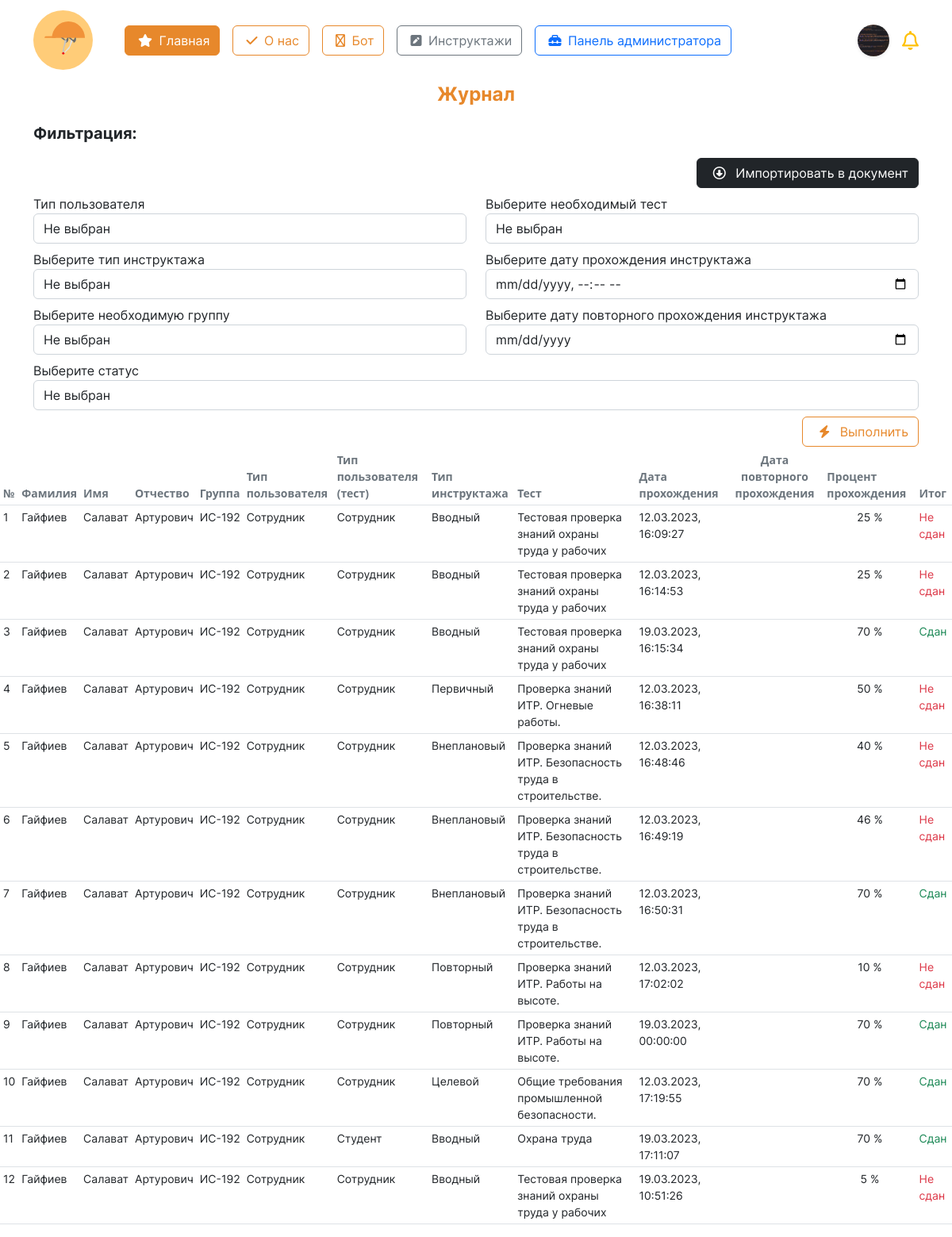
/account/journal/ (signed in), run on an earlier commit of the app's database.
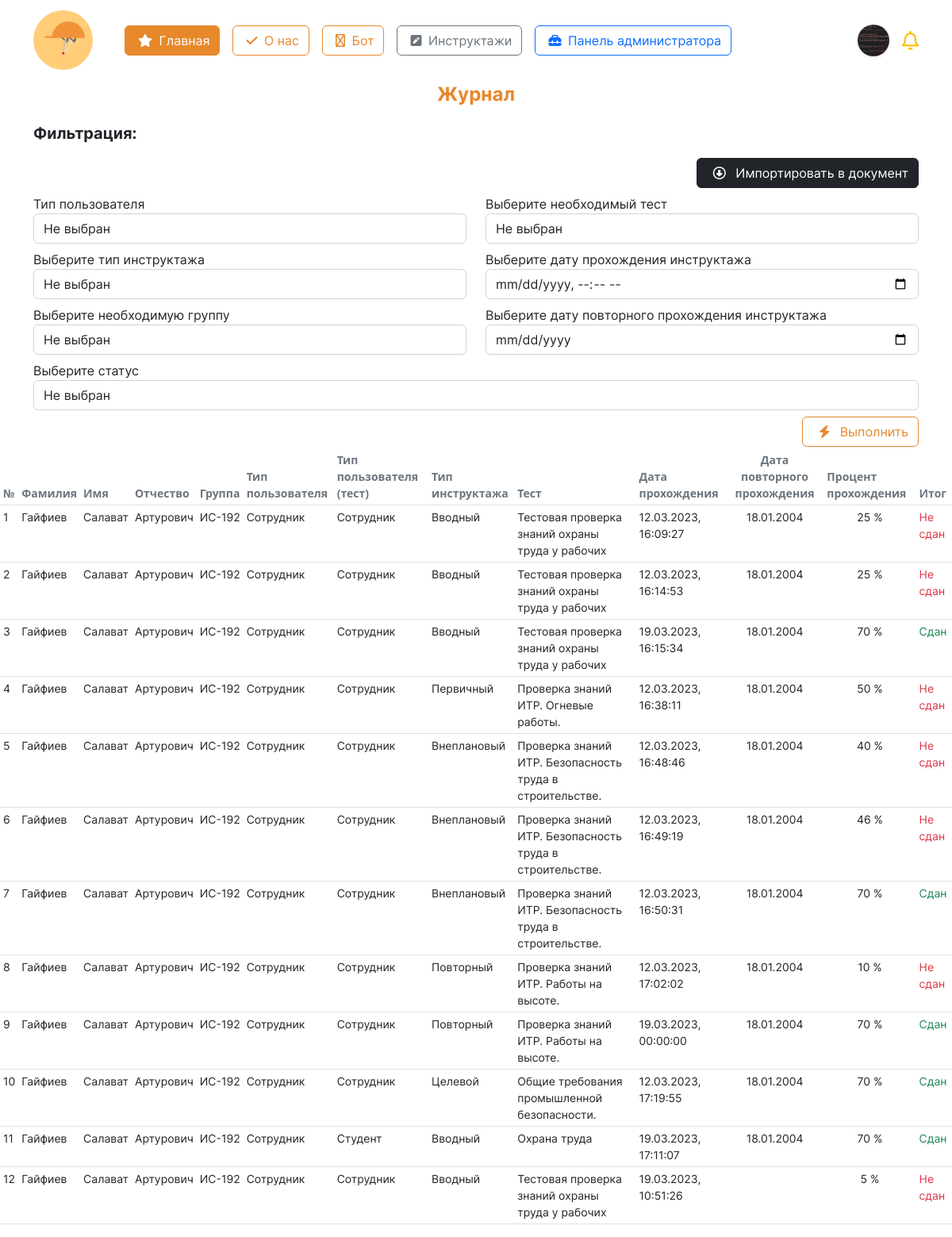
And on a later commit of the database.
### initru/models.py (models this page shows, shortened)
class res(models.Model):
    user  = models.ForeignKey( CustomUser, on_delete=models.CASCADE, verbose_name='Пользователь')
    instruction  = models.ForeignKey( inst, on_delete=models.CASCADE, verbose_name='Инструктаж')
    quiz = models.ForeignKey(test, on_delete=models.CASCADE, verbose_name= 'Тест')
    date_instruction = models.DateTimeField( 'Дата прохождения инструктажа')
    date_instruction_end = models.DateField('Повторное прохождение', null=True)
    result = models.IntegerField( 'Результат в %')
    mark = models.CharField('Прошел', max_length=255)
    class Meta:
        verbose_name = 'Результат'
        verbose_name_plural = 'Результаты'

class CustomUser(AbstractUser):  # custom user for Users with django
    gen = (
        ('m', 'Мужской'),
        ('j', 'Женский')
    )
    patronymic = models.CharField(
        'Отчество',
        max_length=250,
    )
    gender = models.CharField(
        'Пол', choices=gen,
        max_length=3, null=True,
    )
    birthday_date = models.DateField(
        'Дата рождения', null=True,
    )
    region  = models.ForeignKey(
        Region, on_delete=models.CASCADE,
        null=True, verbose_name='Регион',
    )
    city  = ChainedForeignKey(
        City,
        chained_field='region',
        chained_model_field="region",
        show_all=False,
        auto_choose=True,
        null=True,
        sort=True, verbose_name = 'Город')
    street  = models.ForeignKey(
        Street, on_delete=models.CASCADE,
        null=True, verbose_name='Улица',
    )
    house = models.IntegerField(
        "Номер дома", null=True,
    )
    flat = models.IntegerField(
        'Этаж', null=True,
    )
    avatar = models.ImageField(
        'Изображение пользователя',
        upload_to='images/users/',
        null=True,
        blank=True,
    )
    phone_number = models.CharField(
        'Номер телефона', max_length=20,unique=True,
        blank=False, null=True,
    )
    type_user  = models.ForeignKey(
        typeuser, on_delete=models.CASCADE,
        verbose_name='Тип пользователя', null=True,
    )
    groupStud  = models.ForeignKey(
        Groups, on_delete=models.CASCADE,
        verbose_name='Группа', null=True,
        blank=True
    )
    role  = models.ForeignKey(
        role, on_delete=models.CASCADE,
        null=True, verbose_name='Роль',
    )
    date_end = models.DateField(
        'Дата завершения зачисления',
        null=True,
    )

class Groups(models.Model):
    name_group = models.CharField(
        'Название группы',
        max_length=8
    )
    special  = models.ForeignKey(
        Spec, on_delete=models.CASCADE,
        null=False, verbose_name='Специальность'
    )
    class Meta:
        verbose_name = 'Группа'
        verbose_name_plural = 'Группы'
    def __str__(self):
        return f'{self.name_group}'

class typeuser(models.Model):
    name_type_user = models.CharField(
        "Название типа пользователя",
        max_length=15
    )
    class Meta:
        verbose_name = 'Тип пользователя'
        verbose_name_plural = 'Тип пользователей'
    def __str__(self):
        return f'{self.name_type_user}'

class test(models.Model):
    instruction = models.ForeignKey( inst, on_delete=models.CASCADE, verbose_name='Инструктаж' )
    name_test = models.CharField( 'Название теста инструктажа', max_length=125 )
    number_of_questions = models.IntegerField('Количество вопросов') ##
    time = models.IntegerField('Ограничение по времени') ##
    required_score_to_pass = models.IntegerField('Рекомендуемый балл в %', help_text='Рекомендуемый балл в %')
    type_user  = models.ForeignKey(typeuser, on_delete=models.CASCADE, verbose_name='Тип пользователя')
    file = models.FileField( 'Файл к тесту', upload_to='instr/', null=True, blank=True)
    class Meta:
        verbose_name = 'Тест'
        verbose_name_plural = 'Тесты'

class inst(models.Model):
    name_instruction = models.CharField(
        'Название инструктажа',
        max_length=64
    )
    date_period = models.IntegerField(
        'Период инструктажа'
    )
    class Meta:
        verbose_name = 'Инструктаж'
        verbose_name_plural = 'Инструктажи'

### initru/views.py (the view, shortened to what this page needs)
# urls.py: path('account/journal/', journalView, name = "journal_view"),
@login_required(login_url='account/login/')
def journalView(request):
    page_name = 'forOss/journal.html'
    obj_res = None # Для результатов
    obj_briefs = inst.objects.all()
    obj_type_users = typeuser.objects.all()
    obj_groups = Groups.objects.all()
    obj_quizes = test.objects.all()
    obj_results_user = res.objects.all()
    values = {
        'type_brief': obj_briefs,
        'type_users': obj_type_users,
        'groups': obj_groups,
        'quiz':obj_quizes,
        'users':obj_results_user,
    }
    return render(request, page_name, values)

### initru/templates/forOss/journal.html (shortened to what the changed rows need)
{% extends '../base.html' %}
{% load static %}
{% block content %}
<div>
    <div class = 'tables mt-5'>
        <table id = 'table' class = 'table table-hover table-sm' style="font-size: 14px;">
            <thead>
                <tr>
                    <th class = 'text-secondary' scope="col">№</th>
                    <th class = 'text-secondary' scope="col">Фамилия</th>
                    <th class = 'text-secondary' scope="col">Имя</th>
                    <th class = 'text-secondary' scope="col">Отчество</th>
                    <th class = 'text-secondary' scope="col">Группа</th>
                    <th class = 'text-secondary' scope="col">Тип пользователя</th>
                    <th class = 'text-secondary' scope="col">Тип пользователя (тест)</th>
                    <th class = 'text-secondary' scope="col">Тип инструктажа</th>
                    <th class = 'text-secondary' scope="col">Тест</th>
                    <th class = 'text-secondary' scope="col">Дата прохождения</th>
                    <th class = 'text-secondary text-center' scope="col">Дата повторного прохождения</th>
                    <th class = 'text-secondary' scope="col">Процент прохождения</th>
                    <th class = 'text-secondary' scope="col">Итог</th>
                </tr>
            </thead>
            <tbody id = 'id_tbody' style='font-family: "Inter-Regular";'>
                {% for u in users %}
                    <tr>
                        <td>
                            {{ forloop.counter }}
                        </td>
                        <td>
                            {{ u.user.last_name }}
                        </td>
                        <td>
                            {{ u.user.first_name }}
                        </td>
                        <td>
                            {{ u.user.patronymic }}
                        </td>
                        <td>
                            {{ u.user.groupStud }}
                        </td>
                        <td>
                            {{ u.user.type_user }}
                        </td>
                        <td>
                            {{ u.quiz.type_user }}
                        </td>
                        <td>
                            {{ u.instruction.name_instruction }}
                        </td>
                        <td>
                            {{ u.quiz.name_test }}
                        </td>
                        <td>
                            {{ u.date_instruction|date:"d.m.Y, H:i:s" }}
                        </td>
                        <td class="text-center">
                            {{ u.date_instruction_end|date:"d.m.Y" }}
                        </td>
                        <td class="text-center">
                            {{ u.result }} %
                        </td>
                        <td>
                            {% if u.mark == 'Не сдан' %}
                                <span class = 'text-danger'> {{ u.mark }}</span>
                            {% else %}
                                <span class = 'text-success'> {{ u.mark }}</span>
                            {% endif %}
                        </td>
                    </tr>
                {% empty %}
                    <tr>
                        <td>Пока пусто.</td>
                    </tr>
                {% endfor %}
            </tbody>
        </table>
    </div>
</div>
{% endblock content %}

What changed in the data, as far as the page shows it:
changed res (number 1 of 12 on the later page): date_instruction_end (not shown) → "18.01.2004"
changed res (number 2 of 12 on the later page): date_instruction_end (not shown) → "18.01.2004"
changed res (number 3 of 12 on the later page): date_instruction_end (not shown) → "18.01.2004"
changed res "Первичный": date_instruction_end (not shown) → "18.01.2004"
changed res (number 5 of 12 on the later page): date_instruction_end (not shown) → "18.01.2004"
changed res (number 6 of 12 on the later page): date_instruction_end (not shown) → "18.01.2004"
changed res (number 7 of 12 on the later page): date_instruction_end (not shown) → "18.01.2004"
changed res (number 8 of 12 on the later page): date_instruction_end (not shown) → "18.01.2004"
changed res (number 9 of 12 on the later page): date_instruction_end (not shown) → "18.01.2004"
changed res "Целевой": date_instruction_end (not shown) → "18.01.2004"
changed res "Студент": date_instruction_end (not shown) → "18.01.2004"
